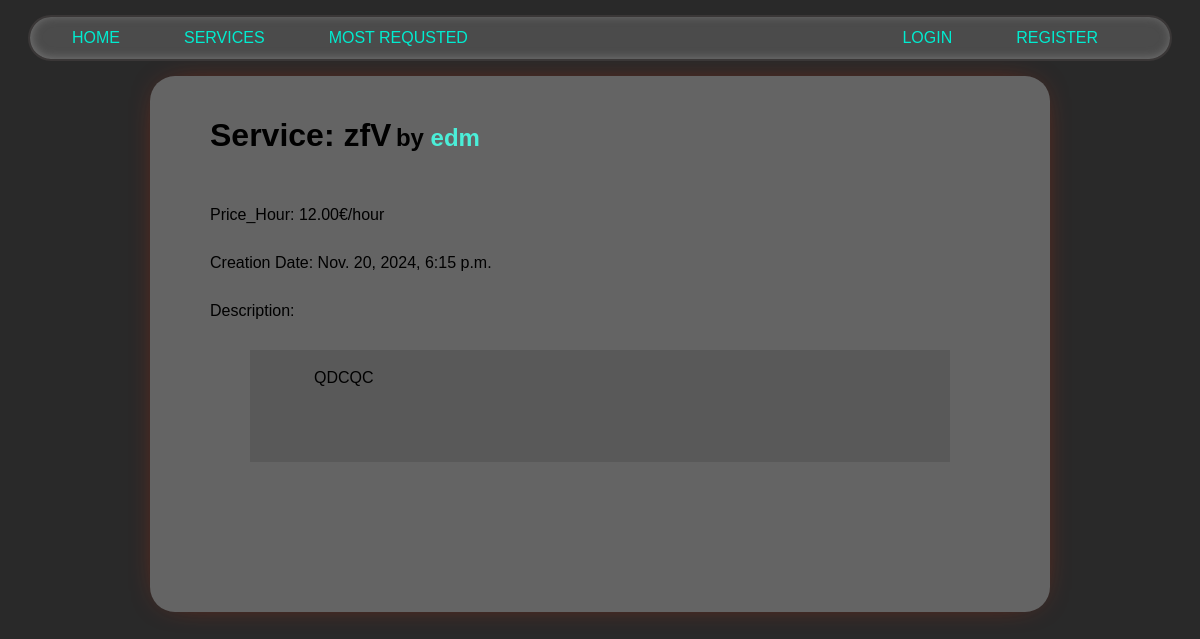
The app's page /services/3, older data.
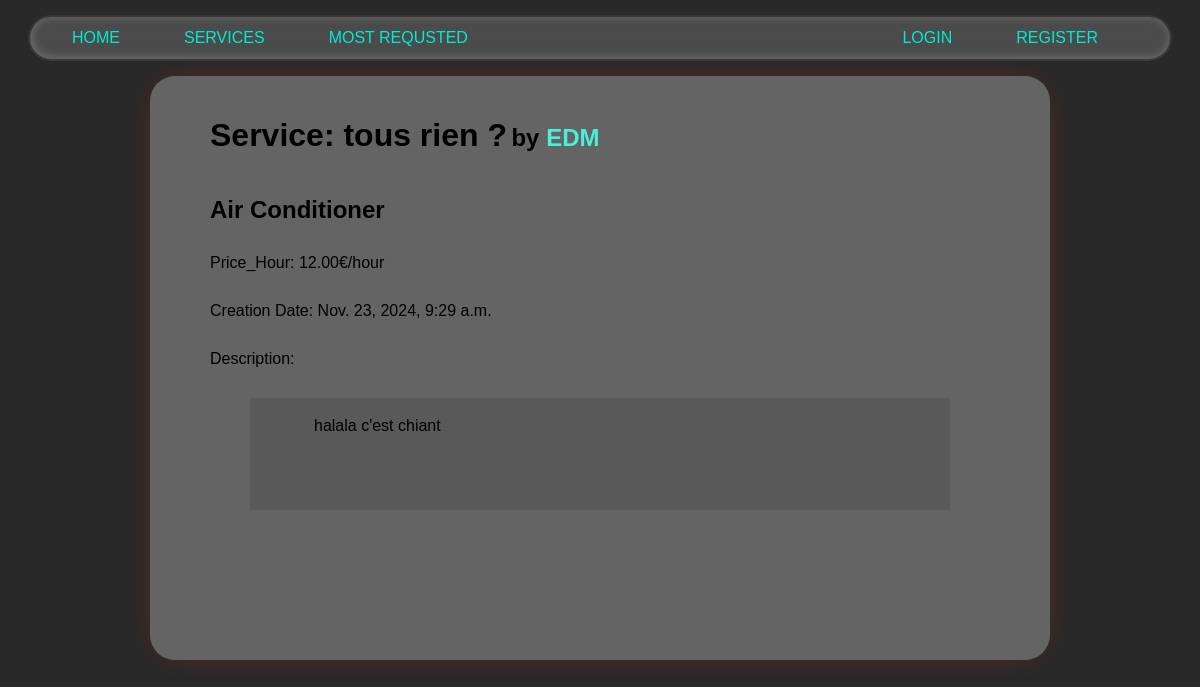
The same page, newer data.
### services/models.py (models this page shows, shortened)
class Service(models.Model):
    company = models.ForeignKey(Company, on_delete=models.CASCADE)
    name = models.CharField(max_length=40)
    description = models.TextField()
    price_hour = models.DecimalField(decimal_places=2, max_digits=100)
    rating = models.IntegerField(validators=[MinValueValidator(
        0), MaxValueValidator(5)], default=0)
    choices = FIELD_CHOICE
    field = models.CharField(max_length=30, blank=False,
                             null=False, choices=choices)
    date = models.DateTimeField(auto_now=True, null=False)
    nb_request=models.IntegerField(default=1, null=False)

### users/models.py (models this page shows, shortened)
class Company(models.Model):
    user = models.OneToOneField(
    User, on_delete=models.CASCADE, primary_key=True)
    field = models.CharField(max_length=70, choices=(('Air Conditioner', 'Air Conditioner'),
                                                     ('All in One', 'All in One'),
                                                     ('Carpentry', 'Carpentry'),
                                                     ('Electricity',
                                                      'Electricity'),
                                                     ('Gardening', 'Gardening'),
                                                     ('Home Machines',
                                                      'Home Machines'),
                                                     ('House Keeping',
                                                      'House Keeping'),
                                                     ('Interior Design',
                                                      'Interior Design'),
                                                     ('Locks', 'Locks'),
                                                     ('Painting', 'Painting'),
                                                     ('Plumbing', 'Plumbing'),
                                                     ('Water Heaters', 'Water Heaters')), blank=False, null=False)
    rating = models.IntegerField(
        validators=[MaxValueValidator(5), MinValueValidator(0)], default=0)

class User(AbstractUser):
    is_company = models.BooleanField(default=False)
    is_customer = models.BooleanField(default=False)
    birth=models.DateField(null=True, default='2000-01-01')
    email = models.CharField(max_length=100, unique=True)

### services/views.py (the view)
# urls.py: path('<int:id>', v.index, name='index'),
def index(request, id):
    service = Service.objects.get(id=id)
    return render(request, 'services/single_service.html', {'service': service})

### services/templates/services/single_service.html (shortened to what this page needs)
{% extends 'main/base.html' %}
{% block content %}
    <div class='service_info_header'>
        <h1>Service: {{service.name}}</h1>
        <h2 style="text-align: right;">by <a href="/company/{{service.company.user}}">{{service.company.user}}</a></h2>
    </div>
    <h2>{{service.field}}</h2>
    <p style="text-align: left;">Price_Hour: {{service.price_hour}}€/hour</p>
    <p style="text-align: left;">Creation Date: {{service.date}}</p>
    <p style="text-align: left;">Description:
        <blockquote border="2">{{service.description}}</blockquote>
    <p style="text-align: center;">
{% endblock %}

Row changes from the older to the newer data that the page shows:
changed Service: name "zfV" → "tous rien ?"; company.user "edm" → "EDM"; field (not shown) → "Air Conditioner"; date "Nov. 20, 2024, 6:15 p.m." → "Nov. 23, 2024, 9:29 a.m."; description "QDCQC" → "halala c'est chiant"
